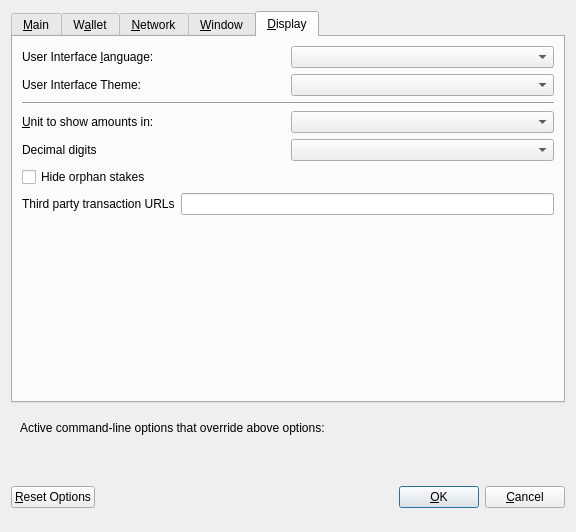
<?xml version="1.0" encoding="UTF-8"?>
<ui version="4.0">
 <class>OptionsDialog</class>
 <widget class="QDialog" name="OptionsDialog">
  <property name="geometry">
   <rect>
    <x>0</x>
    <y>0</y>
    <width>576</width>
    <height>532</height>
   </rect>
  </property>
  <property name="windowTitle">
   <string>Options</string>
  </property>
  <property name="modal">
   <bool>true</bool>
  </property>
  <layout class="QVBoxLayout" name="verticalLayout">
   <item>
    <widget class="QTabWidget" name="tabWidget">
     <property name="currentIndex">
      <number>4</number>
     </property>
     <widget class="QWidget" name="tabMain">
      <attribute name="title">
       <string>&amp;Main</string>
      </attribute>
      <layout class="QVBoxLayout" name="verticalLayout_Main">
       <item>
        <widget class="QCheckBox" name="bitcoinAtStartup">
         <property name="toolTip">
          <string>Automatically start BTCT after logging in to the system.</string>
         </property>
         <property name="text">
          <string>&amp;Start BTCT on system login</string>
         </property>
        </widget>
       </item>
       <item>
        <layout class="QHBoxLayout" name="horizontalLayout_2_Main">
         <item>
          <widget class="QLabel" name="databaseCacheLabel">
           <property name="text">
            <string>Size of &amp;database cache</string>
           </property>
           <property name="textFormat">
            <enum>Qt::PlainText</enum>
           </property>
           <property name="buddy">
            <cstring>databaseCache</cstring>
           </property>
          </widget>
         </item>
         <item>
          <widget class="QSpinBox" name="databaseCache"/>
         </item>
         <item>
          <widget class="QLabel" name="databaseCacheUnitLabel">
           <property name="text">
            <string>MB</string>
           </property>
           <property name="textFormat">
            <enum>Qt::PlainText</enum>
           </property>
          </widget>
         </item>
         <item>
          <spacer name="horizontalSpacer_2_Main">
           <property name="orientation">
            <enum>Qt::Horizontal</enum>
           </property>
           <property name="sizeHint" stdset="0">
            <size>
             <width>40</width>
             <height>20</height>
            </size>
           </property>
          </spacer>
         </item>
        </layout>
       </item>
       <item>
        <layout class="QHBoxLayout" name="horizontalLayout_3_Main">
         <item>
          <widget class="QLabel" name="threadsScriptVerifLabel">
           <property name="text">
            <string>Number of script &amp;verification threads</string>
           </property>
           <property name="textFormat">
            <enum>Qt::PlainText</enum>
           </property>
           <property name="buddy">
            <cstring>threadsScriptVerif</cstring>
           </property>
          </widget>
         </item>
         <item>
          <widget class="QSpinBox" name="threadsScriptVerif">
           <property name="toolTip">
            <string>(0 = auto, &lt;0 = leave that many cores free)</string>
           </property>
          </widget>
         </item>
         <item>
          <spacer name="horizontalSpacer_3_Main">
           <property name="orientation">
            <enum>Qt::Horizontal</enum>
           </property>
           <property name="sizeHint" stdset="0">
            <size>
             <width>40</width>
             <height>20</height>
            </size>
           </property>
          </spacer>
         </item>
        </layout>
       </item>
       <item>
        <spacer name="verticalSpacer_2">
         <property name="orientation">
          <enum>Qt::Vertical</enum>
         </property>
         <property name="sizeHint" stdset="0">
          <size>
           <width>20</width>
           <height>40</height>
          </size>
         </property>
        </spacer>
       </item>
       <item>
        <layout class="QHBoxLayout" name="horizontalLayout_3"/>
       </item>
       <item>
        <layout class="QHBoxLayout" name="horizontalLayout">
         <property name="sizeConstraint">
          <enum>QLayout::SetFixedSize</enum>
         </property>
        </layout>
       </item>
      </layout>
     </widget>
     <widget class="QWidget" name="tabWallet">
      <attribute name="title">
       <string>W&amp;allet</string>
      </attribute>
      <layout class="QVBoxLayout" name="verticalLayout_Wallet">
       <item>
        <layout class="QHBoxLayout" name="horizontalLayout_2_Wallet">
         <item>
          <widget class="QLabel" name="labelStakeSplitThresholdText">
           <property name="text">
            <string>Stake split threshold:</string>
           </property>
          </widget>
         </item>
         <item>
          <widget class="QSpinBox" name="spinBoxStakeSplitThreshold">
           <property name="minimum">
            <number>1</number>
           </property>
           <property name="maximum">
            <number>999999</number>
           </property>
          </widget>
         </item>
        </layout>
       </item>
       <item>
        <widget class="QGroupBox" name="groupBox">
         <property name="title">
          <string>Expert</string>
         </property>
         <layout class="QVBoxLayout" name="verticalLayout_2">
          <item>
           <widget class="QCheckBox" name="coinControlFeatures">
            <property name="toolTip">
             <string>Whether to show coin control features or not.</string>
            </property>
            <property name="text">
             <string>Enable coin &amp;control features</string>
            </property>
           </widget>
          </item>
          <item>
           <widget class="QCheckBox" name="showMasternodesTab">
            <property name="toolTip">
             <string>Show additional tab listing all your masternodes in first sub-tab&lt;br/&gt;and all masternodes on the network in second sub-tab.</string>
            </property>
            <property name="text">
             <string>Show Masternodes Tab</string>
            </property>
           </widget>
          </item>
          <item>
           <widget class="QCheckBox" name="spendZeroConfChange">
            <property name="toolTip">
             <string>If you disable the spending of unconfirmed change, the change from a transaction&lt;br/&gt;cannot be used until that transaction has at least one confirmation.&lt;br/&gt;This also affects how your balance is computed.</string>
            </property>
            <property name="text">
             <string>&amp;Spend unconfirmed change</string>
            </property>
           </widget>
          </item>
         </layout>
        </widget>
       </item>
       <item>
        <spacer name="verticalSpacer_Wallet">
         <property name="orientation">
          <enum>Qt::Vertical</enum>
         </property>
         <property name="sizeHint" stdset="0">
          <size>
           <width>20</width>
           <height>40</height>
          </size>
         </property>
        </spacer>
       </item>
      </layout>
     </widget>
     <widget class="QWidget" name="tabNetwork">
      <attribute name="title">
       <string>&amp;Network</string>
      </attribute>
      <layout class="QVBoxLayout" name="verticalLayout_Network">
       <item>
        <widget class="QCheckBox" name="mapPortUpnp">
         <property name="toolTip">
          <string>Automatically open the BTCT client port on the router. This only works when your router supports UPnP and it is enabled.</string>
         </property>
         <property name="text">
          <string>Map port using &amp;UPnP</string>
         </property>
        </widget>
       </item>
       <item>
        <widget class="QCheckBox" name="allowIncoming">
         <property name="toolTip">
          <string>Accept connections from outside</string>
         </property>
         <property name="text">
          <string>Allow incoming connections</string>
         </property>
        </widget>
       </item>
       <item>
        <widget class="QCheckBox" name="connectSocks">
         <property name="toolTip">
          <string>Connect to the BTCT network through a SOCKS5 proxy.</string>
         </property>
         <property name="text">
          <string>&amp;Connect through SOCKS5 proxy (default proxy):</string>
         </property>
        </widget>
       </item>
       <item>
        <layout class="QHBoxLayout" name="horizontalLayout_1_Network">
         <item>
          <widget class="QLabel" name="proxyIpLabel">
           <property name="text">
            <string>Proxy &amp;IP:</string>
           </property>
           <property name="textFormat">
            <enum>Qt::PlainText</enum>
           </property>
           <property name="buddy">
            <cstring>proxyIp</cstring>
           </property>
          </widget>
         </item>
         <item>
          <widget class="QValidatedLineEdit" name="proxyIp">
           <property name="minimumSize">
            <size>
             <width>140</width>
             <height>0</height>
            </size>
           </property>
           <property name="maximumSize">
            <size>
             <width>140</width>
             <height>16777215</height>
            </size>
           </property>
           <property name="toolTip">
            <string>IP address of the proxy (e.g. IPv4: 127.0.0.1 / IPv6: ::1)</string>
           </property>
          </widget>
         </item>
         <item>
          <widget class="QLabel" name="proxyPortLabel">
           <property name="text">
            <string>&amp;Port:</string>
           </property>
           <property name="textFormat">
            <enum>Qt::PlainText</enum>
           </property>
           <property name="buddy">
            <cstring>proxyPort</cstring>
           </property>
          </widget>
         </item>
         <item>
          <widget class="QLineEdit" name="proxyPort">
           <property name="minimumSize">
            <size>
             <width>55</width>
             <height>0</height>
            </size>
           </property>
           <property name="maximumSize">
            <size>
             <width>55</width>
             <height>16777215</height>
            </size>
           </property>
           <property name="toolTip">
            <string>Port of the proxy (e.g. 9050)</string>
           </property>
          </widget>
         </item>
         <item>
          <spacer name="horizontalSpacer_1_Network">
           <property name="orientation">
            <enum>Qt::Horizontal</enum>
           </property>
           <property name="sizeHint" stdset="0">
            <size>
             <width>40</width>
             <height>20</height>
            </size>
           </property>
          </spacer>
         </item>
        </layout>
       </item>
       <item>
        <spacer name="verticalSpacer_Network">
         <property name="orientation">
          <enum>Qt::Vertical</enum>
         </property>
         <property name="sizeHint" stdset="0">
          <size>
           <width>20</width>
           <height>40</height>
          </size>
         </property>
        </spacer>
       </item>
      </layout>
     </widget>
     <widget class="QWidget" name="tabWindow">
      <attribute name="title">
       <string>&amp;Window</string>
      </attribute>
      <layout class="QVBoxLayout" name="verticalLayout_Window">
       <item>
        <widget class="QCheckBox" name="minimizeToTray">
         <property name="toolTip">
          <string>Show only a tray icon after minimizing the window.</string>
         </property>
         <property name="text">
          <string>&amp;Minimize to the tray instead of the taskbar</string>
         </property>
        </widget>
       </item>
       <item>
        <widget class="QCheckBox" name="minimizeOnClose">
         <property name="toolTip">
          <string>Minimize instead of exit the application when the window is closed. When this option is enabled, the application will be closed only after selecting Quit in the menu.</string>
         </property>
         <property name="text">
          <string>M&amp;inimize on close</string>
         </property>
        </widget>
       </item>
       <item>
        <spacer name="verticalSpacer_Window">
         <property name="orientation">
          <enum>Qt::Vertical</enum>
         </property>
         <property name="sizeHint" stdset="0">
          <size>
           <width>20</width>
           <height>40</height>
          </size>
         </property>
        </spacer>
       </item>
      </layout>
     </widget>
     <widget class="QWidget" name="tabDisplay">
      <attribute name="title">
       <string>&amp;Display</string>
      </attribute>
      <layout class="QVBoxLayout" name="verticalLayout_Display">
       <item>
        <layout class="QHBoxLayout" name="horizontalLayout_1_Display">
         <item>
          <widget class="QLabel" name="langLabel">
           <property name="text">
            <string>User Interface &amp;language:</string>
           </property>
           <property name="textFormat">
            <enum>Qt::PlainText</enum>
           </property>
           <property name="buddy">
            <cstring>lang</cstring>
           </property>
          </widget>
         </item>
         <item>
          <widget class="QValueComboBox" name="lang">
           <property name="toolTip">
            <string>The user interface language can be set here. This setting will take effect after restarting BTCT.</string>
           </property>
          </widget>
         </item>
        </layout>
       </item>
       <item>
        <layout class="QHBoxLayout" name="horizontalLayout_2_Display" stretch="0,0">
         <item>
          <widget class="QLabel" name="themeLabel">
           <property name="text">
            <string>User Interface Theme:</string>
           </property>
          </widget>
         </item>
         <item>
          <widget class="QValueComboBox" name="theme"/>
         </item>
        </layout>
       </item>
       <item>
        <widget class="Line" name="line">
         <property name="orientation">
          <enum>Qt::Horizontal</enum>
         </property>
        </widget>
       </item>
       <item>
        <layout class="QHBoxLayout" name="horizontalLayout_3_Display">
         <item>
          <widget class="QLabel" name="unitLabel">
           <property name="text">
            <string>&amp;Unit to show amounts in:</string>
           </property>
           <property name="textFormat">
            <enum>Qt::PlainText</enum>
           </property>
           <property name="buddy">
            <cstring>unit</cstring>
           </property>
          </widget>
         </item>
         <item>
          <widget class="QValueComboBox" name="unit">
           <property name="toolTip">
            <string>Choose the default subdivision unit to show in the interface and when sending coins.</string>
           </property>
          </widget>
         </item>
        </layout>
       </item>
       <item>
        <layout class="QHBoxLayout" name="horizontalLayout_4_Display">
         <item>
          <widget class="QLabel" name="digitsLabel">
           <property name="text">
            <string>Decimal digits</string>
           </property>
          </widget>
         </item>
         <item>
          <widget class="QValueComboBox" name="digits"/>
         </item>
        </layout>
       </item>
       <item>
        <layout class="QHBoxLayout" name="horizontalLayout_5_Display">
         <item>
          <widget class="QCheckBox" name="checkBoxHideOrphans">
           <property name="toolTip">
            <string>Hide orphan stakes in transaction lists</string>
           </property>
           <property name="text">
            <string>Hide orphan stakes</string>
           </property>
          </widget>
         </item>
         <item>
          <spacer name="horizontalSpacer">
           <property name="orientation">
            <enum>Qt::Horizontal</enum>
           </property>
           <property name="sizeHint" stdset="0">
            <size>
             <width>40</width>
             <height>20</height>
            </size>
           </property>
          </spacer>
         </item>
        </layout>
       </item>
       <item>
        <layout class="QHBoxLayout" name="horizontalLayout_6_Display">
         <item>
          <widget class="QLabel" name="thirdPartyTxUrlsLabel">
           <property name="toolTip">
            <string>Third party URLs (e.g. a block explorer) that appear in the transactions tab as context menu items. %s in the URL is replaced by transaction hash. Multiple URLs are separated by vertical bar |.</string>
           </property>
           <property name="text">
            <string>Third party transaction URLs</string>
           </property>
           <property name="buddy">
            <cstring>thirdPartyTxUrls</cstring>
           </property>
          </widget>
         </item>
         <item>
          <widget class="QLineEdit" name="thirdPartyTxUrls">
           <property name="toolTip">
            <string>Third party URLs (e.g. a block explorer) that appear in the transactions tab as context menu items. %s in the URL is replaced by transaction hash. Multiple URLs are separated by vertical bar |.</string>
           </property>
          </widget>
         </item>
        </layout>
       </item>
       <item>
        <spacer name="verticalSpacer">
         <property name="orientation">
          <enum>Qt::Vertical</enum>
         </property>
         <property name="sizeHint" stdset="0">
          <size>
           <width>20</width>
           <height>40</height>
          </size>
         </property>
        </spacer>
       </item>
      </layout>
     </widget>
    </widget>
   </item>
   <item>
    <widget class="QFrame" name="frame">
     <layout class="QVBoxLayout" name="verticalLayout_Bottom">
      <item>
       <layout class="QHBoxLayout" name="horizontalLayout_Bottom">
        <item>
         <widget class="QLabel" name="overriddenByCommandLineInfoLabel">
          <property name="text">
           <string>Active command-line options that override above options:</string>
          </property>
          <property name="textFormat">
           <enum>Qt::PlainText</enum>
          </property>
         </widget>
        </item>
        <item>
         <spacer name="horizontalSpacer_Bottom">
          <property name="orientation">
           <enum>Qt::Horizontal</enum>
          </property>
          <property name="sizeHint" stdset="0">
           <size>
            <width>40</width>
            <height>20</height>
           </size>
          </property>
         </spacer>
        </item>
       </layout>
      </item>
      <item>
       <widget class="QLabel" name="overriddenByCommandLineLabel">
        <property name="text">
         <string/>
        </property>
        <property name="textFormat">
         <enum>Qt::PlainText</enum>
        </property>
        <property name="wordWrap">
         <bool>true</bool>
        </property>
       </widget>
      </item>
     </layout>
    </widget>
   </item>
   <item>
    <layout class="QHBoxLayout" name="horizontalLayout_Buttons">
     <item>
      <widget class="QPushButton" name="resetButton">
       <property name="toolTip">
        <string>Reset all client options to default.</string>
       </property>
       <property name="text">
        <string>&amp;Reset Options</string>
       </property>
       <property name="autoDefault">
        <bool>false</bool>
       </property>
      </widget>
     </item>
     <item>
      <spacer name="horizontalSpacer_1">
       <property name="orientation">
        <enum>Qt::Horizontal</enum>
       </property>
       <property name="sizeHint" stdset="0">
        <size>
         <width>40</width>
         <height>48</height>
        </size>
       </property>
      </spacer>
     </item>
     <item>
      <widget class="QLabel" name="statusLabel">
       <property name="minimumSize">
        <size>
         <width>200</width>
         <height>0</height>
        </size>
       </property>
       <property name="font">
        <font>
         <weight>75</weight>
         <bold>true</bold>
        </font>
       </property>
       <property name="text">
        <string/>
       </property>
       <property name="textFormat">
        <enum>Qt::PlainText</enum>
       </property>
       <property name="wordWrap">
        <bool>true</bool>
       </property>
      </widget>
     </item>
     <item>
      <spacer name="horizontalSpacer_2">
       <property name="orientation">
        <enum>Qt::Horizontal</enum>
       </property>
       <property name="sizeHint" stdset="0">
        <size>
         <width>40</width>
         <height>48</height>
        </size>
       </property>
      </spacer>
     </item>
     <item>
      <widget class="QPushButton" name="okButton">
       <property name="text">
        <string>&amp;OK</string>
       </property>
       <property name="autoDefault">
        <bool>false</bool>
       </property>
       <property name="default">
        <bool>true</bool>
       </property>
      </widget>
     </item>
     <item>
      <widget class="QPushButton" name="cancelButton">
       <property name="text">
        <string>&amp;Cancel</string>
       </property>
       <property name="autoDefault">
        <bool>false</bool>
       </property>
      </widget>
     </item>
    </layout>
   </item>
  </layout>
 </widget>
 <customwidgets>
  <customwidget>
   <class>QValidatedLineEdit</class>
   <extends>QLineEdit</extends>
   <header>qvalidatedlineedit.h</header>
  </customwidget>
  <customwidget>
   <class>QValueComboBox</class>
   <extends>QComboBox</extends>
   <header>qvaluecombobox.h</header>
  </customwidget>
 </customwidgets>
 <resources/>
 <connections/>
</ui>
